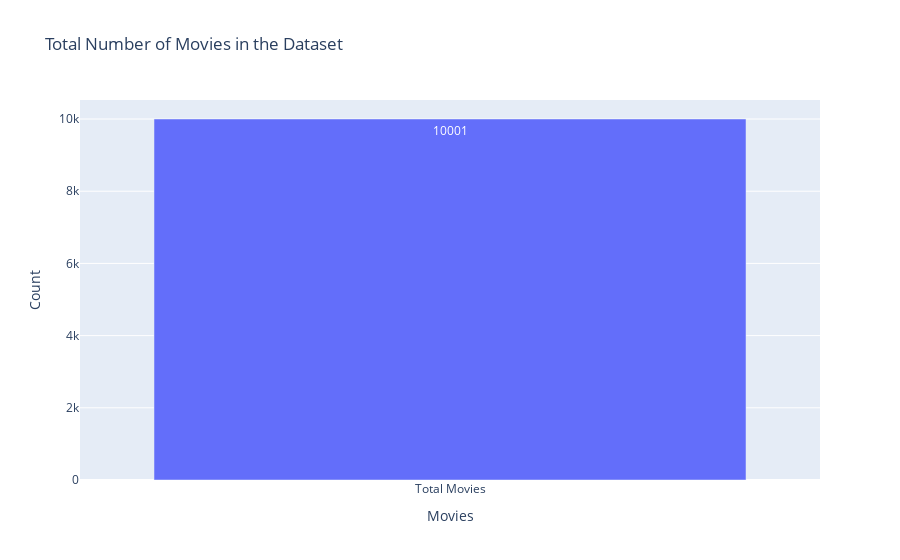

The code cell stored with this chart in its notebook:
### Markdown cell above
# 📊 **DATA OVERVIEW**
---

This section provides a brief overview of the dataset, including the number of movies, features, and missing values.

- **Total movies:** 10,000
- **Features:** Title, Year, Certificate, Duration, Genre, Rating, Metascore, Director, Cast
- **Missing values:** Some columns contain NaN values that need preprocessing

### Code cell
import plotly.express as px

total_movies = len(df)

fig = px.bar(
    x=["Total Movies"],
    y=[total_movies],
    text=[total_movies],
    labels={"x": "Movies", "y": "Count"},
    title="Total Number of Movies in the Dataset"
)

fig.update_traces(textposition="inside") #
fig.show()

### Figure 1 — Plotly figure (JSON) as saved in the notebook; plotly's stock layout.template omitted (floating-point values rounded to 4 significant figures)
{"data": [{"hovertemplate": "Movies=%{x}<br>Count=%{y}<br>text=%{text}<extra></extra>", "legendgroup": "", "marker": {"color": "#636efa", "pattern": {"shape": ""}}, "name": "", "orientation": "v", "showlegend": false, "text": [10000.0], "textposition": "inside", "type": "bar", "x": ["Total Movies"], "xaxis": "x", "y": [10001], "yaxis": "y"}], "layout": {"barmode": "relative", "legend": {"tracegroupgap": 0}, "title": {"text": "Total Number of Movies in the Dataset"}, "xaxis": {"anchor": "y", "domain": [0, 1], "title": {"text": "Movies"}}, "yaxis": {"anchor": "x", "domain": [0, 1], "title": {"text": "Count"}}}}
